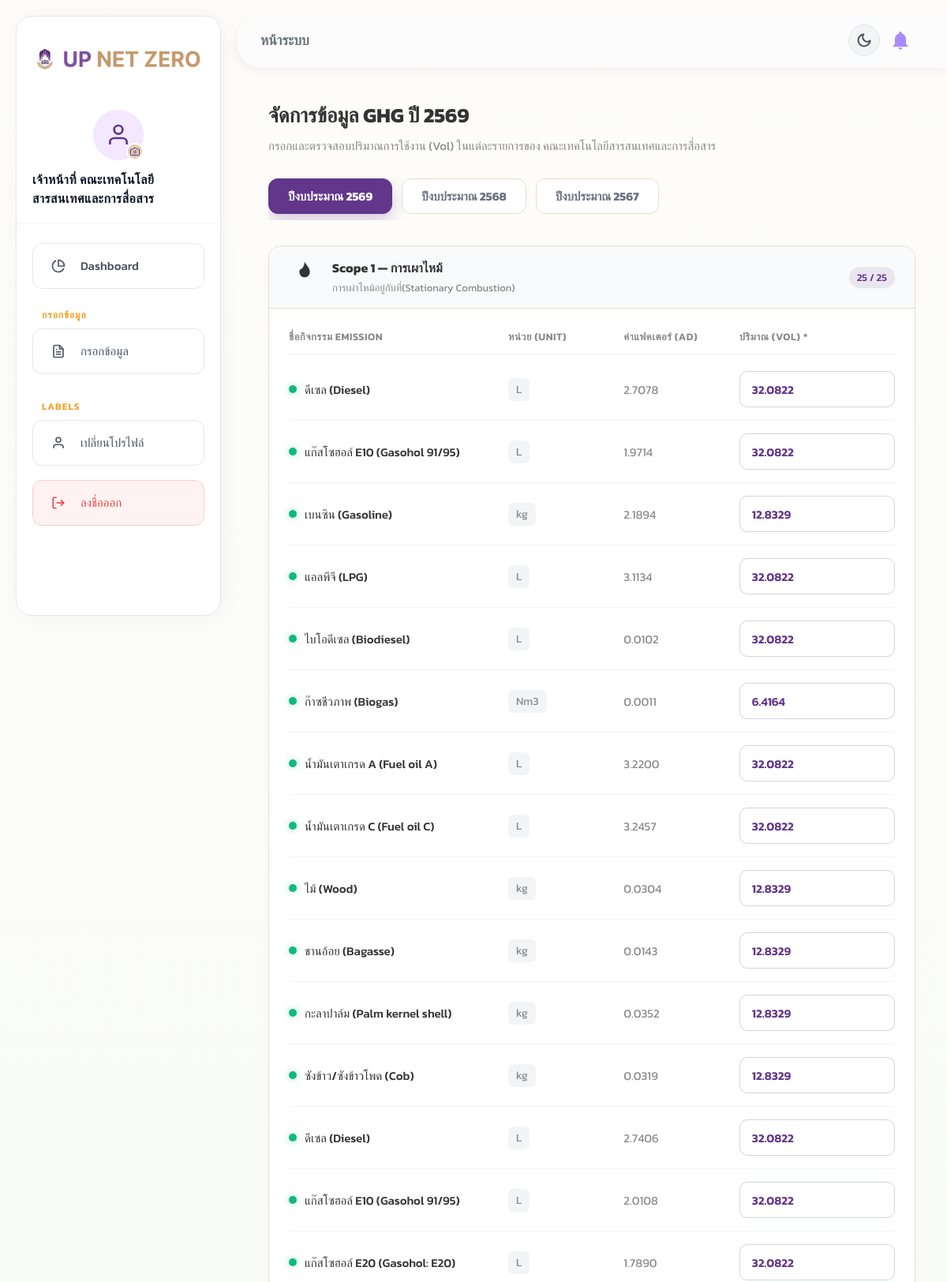
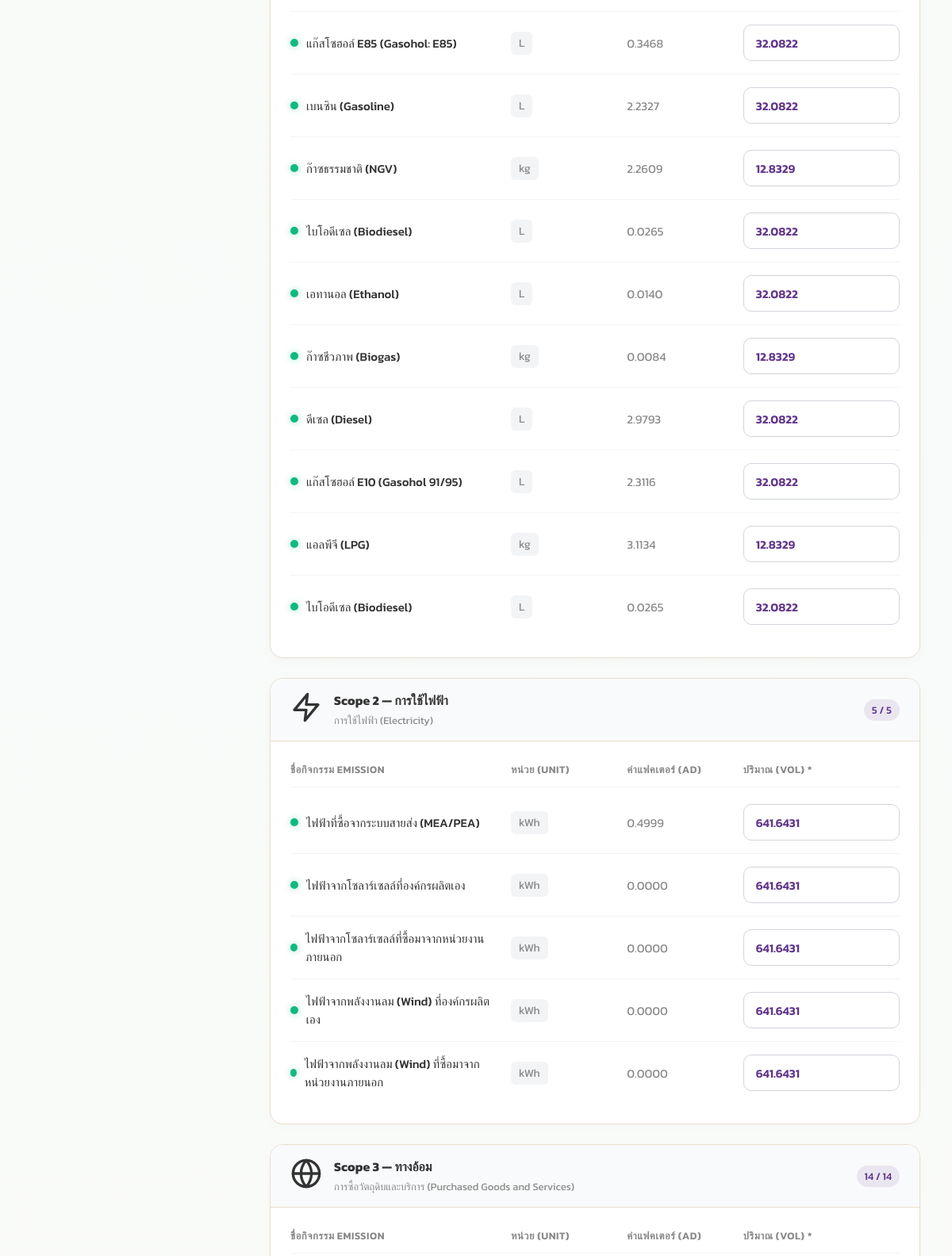
The app's page /officer/submit.php (signed in, upper part) with its own data (2 pictures, top to bottom).
### tables this page shows
CREATE TABLE `admin_year` (
  `id` int(11) NOT NULL AUTO_INCREMENT,
  `year` int(11) NOT NULL,
  `created_at` timestamp NULL DEFAULT current_timestamp(),
  PRIMARY KEY (`id`),
  UNIQUE KEY `uniq_year` (`year`)
);

CREATE TABLE `admin_g` (
  `id` int(11) NOT NULL AUTO_INCREMENT,
  `scope` int(11) DEFAULT NULL,
  `name_tiem` varchar(255) NOT NULL,
  `order_num` int(11) DEFAULT 0,
  PRIMARY KEY (`id`),
  UNIQUE KEY `name_tiem` (`name_tiem`)
);

CREATE TABLE `admin_item` (
  `id` int(11) NOT NULL AUTO_INCREMENT,
  `year_id` int(11) NOT NULL,
  `scope` int(11) DEFAULT NULL,
  `name_tiem` varchar(255) NOT NULL,
  `unit` varchar(255) DEFAULT NULL,
  `AD` float DEFAULT NULL,
  `data_source` varchar(20) NOT NULL DEFAULT 'officer',
  `event_id` int(11) DEFAULT NULL,
  `affiliation_id` int(11) NOT NULL DEFAULT 0,
  `created_at` timestamp NULL DEFAULT current_timestamp(),
  PRIMARY KEY (`id`),
  UNIQUE KEY `uq_scope_name_aff` (`year_id`,`scope`,`name_tiem`,`affiliation_id`),
  KEY `idx_year_scope` (`year_id`,`scope`),
  KEY `fk_admin_g_id` (`scope`),
  CONSTRAINT `fk_admin_g_id` FOREIGN KEY (`scope`) REFERENCES `admin_g` (`id`),
  CONSTRAINT `fk_admin_item_year` FOREIGN KEY (`year_id`) REFERENCES `admin_year` (`id`) ON DELETE CASCADE
);

CREATE TABLE `user_item` (
  `id` int(11) NOT NULL AUTO_INCREMENT,
  `admin_item_id` int(11) NOT NULL,
  `affiliation_id` int(11) NOT NULL,
  `year_id` int(11) NOT NULL,
  `Vol` decimal(13,4) DEFAULT 0.0000,
  `pdf_import` text DEFAULT NULL,
  `create_year` date NOT NULL,
  `source` varchar(20) NOT NULL DEFAULT 'officer',
  PRIMARY KEY (`id`),
  UNIQUE KEY `uniq_user_item_src` (`admin_item_id`,`affiliation_id`,`year_id`,`source`),
  KEY `idx_affiliation_year` (`affiliation_id`,`year_id`),
  KEY `fk_user_year` (`year_id`),
  CONSTRAINT `fk_user_admin_item` FOREIGN KEY (`admin_item_id`) REFERENCES `admin_item` (`id`) ON DELETE CASCADE,
  CONSTRAINT `fk_user_affiliation` FOREIGN KEY (`affiliation_id`) REFERENCES `affiliation_id` (`id`) ON UPDATE CASCADE,
  CONSTRAINT `fk_user_year` FOREIGN KEY (`year_id`) REFERENCES `admin_year` (`id`) ON DELETE CASCADE
);

### config/db.php (called while the page is built, shortened)
<?php
require_once __DIR__ . '/../components/icons.php';
if (!function_exists('asset_v')) {
    function asset_v(string $rel): string
    {
        static $cache = [];
        if (!array_key_exists($rel, $cache)) {
            $abs = dirname(__DIR__) . '/' . ltrim($rel, '/');
            $m = @filemtime($abs);
            $cache[$rel] = $m ? ('?v=' . $m) : '';
        }
        return $cache[$rel];
    }
}

### officer/submit.php (the view, shortened to what this page needs)
<?php
require_once __DIR__ . '/../config/db.php';
$pdo      = getDB();
$root     = '../';
$affil_id = (int)$_SESSION['affiliation_id'];
$affil_name = $_SESSION['affiliation_name'];
$years = $pdo->query('SELECT * FROM admin_year ORDER BY year DESC')->fetchAll();
$selected_year = isset($_GET['year']) ? (int)$_GET['year'] : ($years[0]['id'] ?? 0);
$items_sql = '
    SELECT ai.id AS admin_item_id, ai.name_tiem, ai.unit, ai.AD,
           ag.scope AS scope_group, ag.name_tiem AS group_name,
           ui.Vol, ui.id AS user_item_id
    FROM admin_item ai
    JOIN admin_g ag ON ag.id = ai.scope
    LEFT JOIN user_item ui
        ON ui.admin_item_id = ai.id
        AND ui.affiliation_id = :affil
        AND ui.year_id = :year
    WHERE ai.year_id = :year2 AND ai.data_source = \'officer\'
    ORDER BY ag.scope, ai.id
';
$stmt = $pdo->prepare($items_sql);
$stmt->execute([':affil'=>$affil_id, ':year'=>$selected_year, ':year2'=>$selected_year]);
$items = $stmt->fetchAll();
$grouped = [];
foreach ($items as $it) {
    $grouped[$it['scope_group']][] = $it;
}
$scope_labels = [1=>'Scope 1 — การเผาไหม้', 2=>'Scope 2 — การใช้ไฟฟ้า', 3=>'Scope 3 — ทางอ้อม'];
$scope_icons  = [1=>ic('fire',40), 2=>ic('bolt',40), 3=>ic('globe',40)];
$year_label = '';
foreach ($years as $y) {
    if ($y['id'] === $selected_year) { $year_label = $y['year']; break; }
}
?>
<!DOCTYPE html>
<html lang="th">
<head>
    <link rel="stylesheet" href="<?= $root ?>assets/css/user-new.css<?= asset_v('assets/css/user-new.css') ?>">
    <link rel="stylesheet" href="<?= $root ?>assets/css/sidebar.css<?= asset_v('assets/css/sidebar.css') ?>">
</head>
<body class="light-theme">
    <?php
    include_once __DIR__ . '/includes/sidebar.php';
    ?>
    <main class="main-content">
        <?php include_once __DIR__ . '/includes/header.php'; ?>
        <div class="page-content">
            <div style="margin-bottom: 30px;">
                <h2 style="font-size: 26px; color: var(--text-main); margin-bottom: 8px;">จัดการข้อมูล GHG ปี <?= $year_label ?></h2>
                <p style="color: var(--text-muted); font-size: 15px;">กรอกและตรวจสอบปริมาณการใช้งาน (Vol) ในแต่ละรายการของ <?= htmlspecialchars($affil_name) ?></p>
            </div>
            <div class="tab-nav">
                <?php foreach ($years as $y): ?>
                    <a href="?year=<?= $y['id'] ?>" class="tab-item <?= $y['id'] === $selected_year ? 'active' : '' ?>">
                        ปีงบประมาณ <?= $y['year'] ?>
                    </a>
                <?php endforeach; ?>
            </div>
            <?php if (empty($items)): ?>
            <div style="text-align:center; padding:80px 20px; background:white; border-radius:20px; border:1px solid var(--border-color);">
                <div style="margin-bottom:15px;color:#9CA3AF;"><?= ic('note',54) ?></div>
                <h3 style="font-size:22px; margin-bottom:10px;">ยังไม่มีรายการ Emission Factor สำหรับปี <?= $year_label ?></h3>
                <p style="color:var(--text-muted); font-size: 15px;">กรุณาติดต่อผู้ดูแลระบบส่วนกลาง (Admin) เพื่อเพิ่มรายการ</p>
            </div>
            <?php else: ?>
            <form method="POST" id="data-form">
                <?php foreach ($grouped as $scope_group => $group_items): ?>
                <div class="form-section">
                    <div class="form-header">
                        <div class="form-icon"><?= $scope_icons[$scope_group] ?? ic('globe',40) ?></div>
                        <div class="form-title-group">
                            <strong><?= $scope_labels[$scope_group] ?? 'Scope '.$scope_group ?></strong>
                            <span><?= $group_items[0]['group_name'] ?? '' ?></span>
                        </div>
                        <div class="progress-count">
                            <?= count(array_filter($group_items, fn($i) => $i['Vol'] !== null)) ?> / <?= count($group_items) ?>
                        </div>
                    </div>
                    <div class="form-body">
                        <div class="item-row row-head">
                            <div>ชื่อกิจกรรม Emission</div>
                            <div>หน่วย (Unit)</div>
                            <div>ค่าแฟคเตอร์ (AD)</div>
                            <div>ปริมาณ (Vol) *</div>
                        </div>
                        <?php foreach ($group_items as $it): ?>
                        <div class="item-row">
                            <div style="font-weight: 500; font-size: 15px; display:flex; align-items:center;">
                                <span class="status-dot <?= $it['Vol'] !== null ? 'dot-filled' : 'dot-empty' ?>"></span>
                                <?= htmlspecialchars($it['name_tiem']) ?>
                            </div>
                            <div style="color: var(--text-muted); font-size: 14px;">
                                <span style="background:#F3F4F6; padding:4px 10px; border-radius:6px;"><?= htmlspecialchars($it['unit'] ?? '-') ?></span>
                            </div>
                            <div style="color: var(--text-muted); font-size: 15px;">
                                <?= number_format((float)$it['AD'], 4) ?>
                            </div>
                            <div>
                                <input
                                    type="number"
                                    name="vol[<?= $it['admin_item_id'] ?>]"
                                    class="input-vol"
                                    step="0.0001"
                                    min="0"
                                    value="<?= $it['Vol'] !== null ? number_format((float)$it['Vol'], 4, '.', '') : '' ?>"
                                    placeholder="0.0000"
                                >
                            </div>
                        </div>
                        <?php endforeach; ?>
                    </div>
                </div>
                <?php endforeach; ?>
            </form>
            <?php endif; ?>
        </div>
    </main>
</body>
</html>

### assets/css/user-new.css (style rules this page uses)
:root { --purple: #62368B; --purple-light: rgba(98, 54, 139, 0.1); --purple-hover: #502A75; --gold: #F1A12A; --gold-hover: #D98C1F; --bg-page: #FDFCF8; --bg-surface: #FFFFFF; --border-color: #E8DDCE; --text-main: #333333; --text-muted: #888888; --sidebar-w: 260px; --header-h: 70px; --clr-primary: #62368B; --border: #E8DDCE; --text-primary: #333333; --text-secondary: #6B7280; }
.tab-nav { display: flex; gap: 12px; margin-bottom: 2rem; overflow-x: auto; padding-bottom: 8px; -ms-overflow-style: none; scrollbar-width: none; }
.tab-item { padding: 10px 24px; border-radius: 12px; font-size: 0.95rem; font-weight: 700; text-decoration: none; border: 1px solid var(--border); color: var(--text-secondary); background: white; transition: all 0.3s cubic-bezier(0.4, 0, 0.2, 1); white-space: nowrap; }
.tab-item.active { background: var(--clr-primary); color: white; border-color: var(--clr-primary); box-shadow: 0 8px 20px rgba(98, 54, 139, 0.25); }
* { box-sizing: border-box; margin: 0; padding: 0; }
body, input, button, select, textarea { font-family: 'Kanit', sans-serif; }
body.light-theme { background: linear-gradient(rgba(253, 252, 248, 0.92), rgba(253, 252, 248, 0.92)), url('../images/island_bg_opt.webp') no-repeat center center fixed; background-size: cover; color: var(--text-main); display: flex; min-height: 100vh; }
.page-content { padding: 40px; }

### assets/css/sidebar.css (style rules this page uses)
.main-content { margin-left: 390px !important; width: calc(100% - 390px) !important; transition: none !important; }
@media (min-width: 993px) and (max-width: 1200px) { .main-content { margin-left: 300px !important; width: calc(100% - 300px) !important; } }
input[type="number"] { -moz-appearance: textfield; appearance: textfield; }

### officer/submit.php (style rules this page uses)
.form-section { background: var(--bg-surface); border: 1px solid var(--border-color); border-radius: 16px; margin-bottom: 25px; overflow: hidden; box-shadow: 0 4px 15px rgba(0,0,0,0.02); }
.form-header { background: #F9FAFB; padding: 15px 25px; border-bottom: 1px solid var(--border-color); display: flex; align-items: center; }
.form-icon { font-size: 24px; margin-right: 15px; }
.form-title-group { flex: 1; }
.form-title-group strong { font-size: 16px; color: var(--text-main); display: block; }
.form-title-group span { font-size: 13px; color: var(--text-muted); }
.progress-count { font-size: 13px; font-weight: 500; color: var(--purple); background: var(--purple-light); padding: 4px 10px; border-radius: 20px; }
.form-body { padding: 10px 25px 25px 25px; }
.item-row { display: grid; grid-template-columns: 2fr 1fr 1fr 1.5fr; gap: 15px; align-items: center; padding: 16px 0; border-bottom: 1px solid #F3F4F6; }
.item-row:last-child { border-bottom: none; }
.row-head { font-size: 13px; font-weight: 600; text-transform: uppercase; color: var(--text-muted); letter-spacing: 0.5px; margin-bottom: 5px; padding-bottom: 12px; }
.input-vol { width: 100%; height: 46px; border: 1px solid #D1D5DB; border-radius: 10px; padding: 0 15px; font-family: inherit; font-size: 15px; color: var(--purple); font-weight: 600; transition: all 0.2s; background: #FFFFFF; }
.status-dot { display: inline-block; width: 10px; height: 10px; border-radius: 50%; margin-right: 10px; }
.dot-filled { background: #10B981; box-shadow: 0 0 8px rgba(16,185,129,0.4); }

### records on screen
admin_year: year "2569"
admin_year: year "2568"
admin_year: year "2567"
admin_g: name_tiem "การเผ่าไหม้อยู่กับที่(Stationary Combustion)"
admin_item: name_tiem "ดีเซล (Diesel)", unit "L", AD "2.7078", Vol "32.0822"
admin_item: name_tiem "แก๊สโซฮอล์ E10 (Gasohol 91/95)", unit "L", AD "1.9714", Vol "32.0822"
admin_item: name_tiem "เบนซิน (Gasoline)", unit "kg", AD "2.1894", Vol "12.8329"
admin_item: name_tiem "แอลพีจี (LPG)", unit "L", AD "3.1134", Vol "32.0822"
admin_item: name_tiem "ไบโอดีเซล (Biodiesel)", unit "L", AD "0.0102", Vol "32.0822"
admin_item: name_tiem "ก๊าซชีวภาพ (Biogas)", unit "Nm3", AD "0.0011", Vol "6.4164"
admin_item: name_tiem "น้ำมันเตาเกรด A (Fuel oil A)", unit "L", AD "3.2200", Vol "32.0822"
admin_item: name_tiem "น้ำมันเตาเกรด C (Fuel oil C)", unit "L", AD "3.2457", Vol "32.0822"
admin_item: name_tiem "ไม้ (Wood)", unit "kg", AD "0.0304", Vol "12.8329"
admin_item: name_tiem "ชานอ้อย (Bagasse)", unit "kg", AD "0.0143", Vol "12.8329"
admin_item: name_tiem "กะลาปาล์ม (Palm kernel shell)", unit "kg", AD "0.0352", Vol "12.8329"
admin_item: name_tiem "ซังข้าว/ซังข้าวโพด (Cob)", unit "kg", AD "0.0319", Vol "12.8329"
admin_item: name_tiem "ดีเซล (Diesel)", unit "L", AD "2.7406", Vol "32.0822"
admin_item: name_tiem "แก๊สโซฮอล์ E10 (Gasohol 91/95)", unit "L", AD "2.0108", Vol "32.0822"
admin_item: name_tiem "แก๊สโซฮอล์ E20 (Gasohol: E20)", unit "L", AD "1.7890", Vol "32.0822"
admin_item: name_tiem "แก๊สโซฮอล์ E85 (Gasohol: E85)", unit "L", AD "0.3468", Vol "32.0822"
admin_item: name_tiem "เบนซิน (Gasoline)", unit "L", AD "2.2327", Vol "32.0822"
admin_item: name_tiem "ก๊าซธรรมชาติ (NGV)", unit "kg", AD "2.2609", Vol "12.8329"
admin_item: name_tiem "ไบโอดีเซล (Biodiesel)", unit "L", AD "0.0265", Vol "32.0822"
admin_item: name_tiem "เอทานอล (Ethanol)", unit "L", AD "0.0140", Vol "32.0822"
admin_item: name_tiem "ก๊าซชีวภาพ (Biogas)", unit "kg", AD "0.0084", Vol "12.8329"
admin_item: name_tiem "ดีเซล (Diesel)", unit "L", AD "2.9793", Vol "32.0822"
admin_item: name_tiem "แก๊สโซฮอล์ E10 (Gasohol 91/95)", unit "L", AD "2.3116", Vol "32.0822"
admin_item: name_tiem "แอลพีจี (LPG)", unit "kg", AD "3.1134", Vol "12.8329"
admin_item: name_tiem "ไบโอดีเซล (Biodiesel)", unit "L", AD "0.0265", Vol "32.0822"
admin_g: name_tiem "การใช้ไฟฟ้า (Electricity)"
admin_item: name_tiem "ไฟฟ้าที่ซื้อจากระบบสายส่ง (MEA/PEA)", unit "kWh", AD "0.4999", Vol "641.6431"
admin_item: name_tiem "ไฟฟ้าจากโซลาร์เซลล์ที่องค์กรผลิตเอง", unit "kWh", AD "0.0000", Vol "641.6431"
admin_item: name_tiem "ไฟฟ้าจากโซลาร์เซลล์ที่ซื้อมาจากหน่วยงานภายนอก", unit "kWh", AD "0.0000", Vol "641.6431"
admin_item: name_tiem "ไฟฟ้าจากพลังงานลม (Wind) ที่องค์กรผลิตเอง", unit "kWh", AD "0.0000", Vol "641.6431"
admin_item: name_tiem "ไฟฟ้าจากพลังงานลม (Wind) ที่ซื้อมาจากหน่วยงานภายนอก", unit "kWh", AD "0.0000", Vol "641.6431"
admin_g: name_tiem "การซื้อวัตถุดิบและบริการ (Purchased Goods and Services)"

### other values on screen
$admin_name "เจ้าหน้าที่ คณะเทคโนโลยีสารสนเทศและการสื่อสาร"
$page_title "หน้าระบบ"
$affil_name "คณะเทคโนโลยีสารสนเทศและการสื่อสาร"
$scope_labels[$scope_group] "Scope 1 — การเผาไหม้"
count(array_filter($group_items, fn($i) => $i['Vol'] !== null)) "25"
count($group_items) "25"
$scope_labels[$scope_group] "Scope 2 — การใช้ไฟฟ้า"
count(array_filter($group_items, fn($i) => $i['Vol'] !== null)) "5"
count($group_items) "5"
$scope_labels[$scope_group] "Scope 3 — ทางอ้อม"
count(array_filter($group_items, fn($i) => $i['Vol'] !== null)) "14"
count($group_items) "14"
